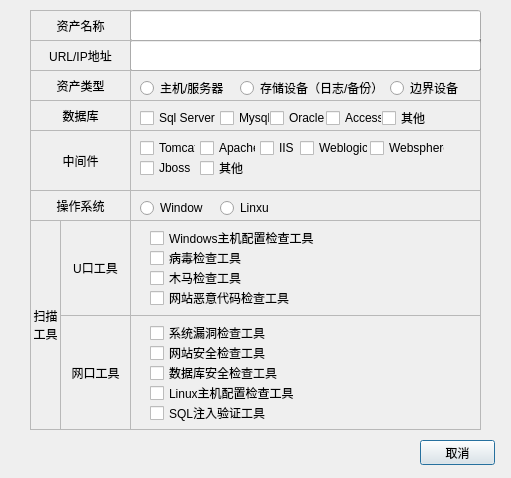
<?xml version="1.0" encoding="UTF-8"?>
<ui version="4.0">
 <class>addHostDialog</class>
 <widget class="QDialog" name="addHostDialog">
  <property name="geometry">
   <rect>
    <x>0</x>
    <y>0</y>
    <width>511</width>
    <height>478</height>
   </rect>
  </property>
  <property name="windowTitle">
   <string>Dialog</string>
  </property>
  <widget class="QLabel" name="label">
   <property name="geometry">
    <rect>
     <x>30</x>
     <y>10</y>
     <width>101</width>
     <height>31</height>
    </rect>
   </property>
   <property name="styleSheet">
    <string notr="true">font: 11pt &quot;Arial&quot;;</string>
   </property>
   <property name="frameShape">
    <enum>QFrame::StyledPanel</enum>
   </property>
   <property name="frameShadow">
    <enum>QFrame::Sunken</enum>
   </property>
   <property name="text">
    <string>资产名称</string>
   </property>
   <property name="alignment">
    <set>Qt::AlignCenter</set>
   </property>
  </widget>
  <widget class="QLabel" name="label_2">
   <property name="geometry">
    <rect>
     <x>30</x>
     <y>40</y>
     <width>101</width>
     <height>31</height>
    </rect>
   </property>
   <property name="styleSheet">
    <string notr="true">font: 11pt &quot;Arial&quot;;</string>
   </property>
   <property name="frameShape">
    <enum>QFrame::StyledPanel</enum>
   </property>
   <property name="frameShadow">
    <enum>QFrame::Sunken</enum>
   </property>
   <property name="text">
    <string>URL/IP地址</string>
   </property>
   <property name="alignment">
    <set>Qt::AlignCenter</set>
   </property>
  </widget>
  <widget class="QLabel" name="label_3">
   <property name="geometry">
    <rect>
     <x>30</x>
     <y>70</y>
     <width>101</width>
     <height>31</height>
    </rect>
   </property>
   <property name="styleSheet">
    <string notr="true">font: 11pt &quot;Arial&quot;;</string>
   </property>
   <property name="frameShape">
    <enum>QFrame::StyledPanel</enum>
   </property>
   <property name="frameShadow">
    <enum>QFrame::Sunken</enum>
   </property>
   <property name="text">
    <string>资产类型</string>
   </property>
   <property name="alignment">
    <set>Qt::AlignCenter</set>
   </property>
  </widget>
  <widget class="QLabel" name="label_4">
   <property name="geometry">
    <rect>
     <x>30</x>
     <y>190</y>
     <width>101</width>
     <height>31</height>
    </rect>
   </property>
   <property name="styleSheet">
    <string notr="true">font: 11pt &quot;Arial&quot;;</string>
   </property>
   <property name="frameShape">
    <enum>QFrame::StyledPanel</enum>
   </property>
   <property name="frameShadow">
    <enum>QFrame::Sunken</enum>
   </property>
   <property name="text">
    <string>操作系统</string>
   </property>
   <property name="alignment">
    <set>Qt::AlignCenter</set>
   </property>
  </widget>
  <widget class="QLabel" name="label_5">
   <property name="geometry">
    <rect>
     <x>30</x>
     <y>220</y>
     <width>31</width>
     <height>210</height>
    </rect>
   </property>
   <property name="styleSheet">
    <string notr="true">font: 11pt &quot;Arial&quot;;</string>
   </property>
   <property name="frameShape">
    <enum>QFrame::StyledPanel</enum>
   </property>
   <property name="frameShadow">
    <enum>QFrame::Sunken</enum>
   </property>
   <property name="text">
    <string>扫描工具</string>
   </property>
   <property name="alignment">
    <set>Qt::AlignCenter</set>
   </property>
   <property name="wordWrap">
    <bool>true</bool>
   </property>
  </widget>
  <widget class="QLabel" name="label_6">
   <property name="geometry">
    <rect>
     <x>30</x>
     <y>100</y>
     <width>101</width>
     <height>31</height>
    </rect>
   </property>
   <property name="styleSheet">
    <string notr="true">font: 11pt &quot;Arial&quot;;</string>
   </property>
   <property name="frameShape">
    <enum>QFrame::StyledPanel</enum>
   </property>
   <property name="frameShadow">
    <enum>QFrame::Sunken</enum>
   </property>
   <property name="text">
    <string>数据库</string>
   </property>
   <property name="alignment">
    <set>Qt::AlignCenter</set>
   </property>
  </widget>
  <widget class="QLabel" name="label_7">
   <property name="geometry">
    <rect>
     <x>30</x>
     <y>130</y>
     <width>101</width>
     <height>61</height>
    </rect>
   </property>
   <property name="styleSheet">
    <string notr="true">font: 11pt &quot;Arial&quot;;</string>
   </property>
   <property name="frameShape">
    <enum>QFrame::StyledPanel</enum>
   </property>
   <property name="frameShadow">
    <enum>QFrame::Sunken</enum>
   </property>
   <property name="text">
    <string>中间件</string>
   </property>
   <property name="alignment">
    <set>Qt::AlignCenter</set>
   </property>
  </widget>
  <widget class="QLineEdit" name="nameLineEdit">
   <property name="geometry">
    <rect>
     <x>130</x>
     <y>10</y>
     <width>351</width>
     <height>31</height>
    </rect>
   </property>
  </widget>
  <widget class="QLabel" name="label_8">
   <property name="geometry">
    <rect>
     <x>130</x>
     <y>70</y>
     <width>351</width>
     <height>31</height>
    </rect>
   </property>
   <property name="styleSheet">
    <string notr="true">font: 11pt &quot;Agency FB&quot;;</string>
   </property>
   <property name="frameShape">
    <enum>QFrame::StyledPanel</enum>
   </property>
   <property name="frameShadow">
    <enum>QFrame::Sunken</enum>
   </property>
   <property name="text">
    <string/>
   </property>
   <property name="alignment">
    <set>Qt::AlignCenter</set>
   </property>
  </widget>
  <widget class="QLabel" name="label_9">
   <property name="geometry">
    <rect>
     <x>130</x>
     <y>100</y>
     <width>351</width>
     <height>31</height>
    </rect>
   </property>
   <property name="styleSheet">
    <string notr="true">font: 11pt &quot;Agency FB&quot;;</string>
   </property>
   <property name="frameShape">
    <enum>QFrame::StyledPanel</enum>
   </property>
   <property name="frameShadow">
    <enum>QFrame::Sunken</enum>
   </property>
   <property name="text">
    <string/>
   </property>
   <property name="alignment">
    <set>Qt::AlignCenter</set>
   </property>
  </widget>
  <widget class="QLabel" name="label_10">
   <property name="geometry">
    <rect>
     <x>130</x>
     <y>130</y>
     <width>351</width>
     <height>61</height>
    </rect>
   </property>
   <property name="styleSheet">
    <string notr="true">font: 11pt &quot;Agency FB&quot;;</string>
   </property>
   <property name="frameShape">
    <enum>QFrame::StyledPanel</enum>
   </property>
   <property name="frameShadow">
    <enum>QFrame::Sunken</enum>
   </property>
   <property name="text">
    <string/>
   </property>
   <property name="alignment">
    <set>Qt::AlignCenter</set>
   </property>
  </widget>
  <widget class="QLabel" name="label_11">
   <property name="geometry">
    <rect>
     <x>130</x>
     <y>190</y>
     <width>351</width>
     <height>31</height>
    </rect>
   </property>
   <property name="styleSheet">
    <string notr="true">font: 11pt &quot;Agency FB&quot;;</string>
   </property>
   <property name="frameShape">
    <enum>QFrame::StyledPanel</enum>
   </property>
   <property name="frameShadow">
    <enum>QFrame::Sunken</enum>
   </property>
   <property name="text">
    <string/>
   </property>
   <property name="alignment">
    <set>Qt::AlignCenter</set>
   </property>
  </widget>
  <widget class="QLabel" name="label_12">
   <property name="geometry">
    <rect>
     <x>130</x>
     <y>220</y>
     <width>351</width>
     <height>96</height>
    </rect>
   </property>
   <property name="styleSheet">
    <string notr="true">font: 11pt &quot;Agency FB&quot;;</string>
   </property>
   <property name="frameShape">
    <enum>QFrame::StyledPanel</enum>
   </property>
   <property name="frameShadow">
    <enum>QFrame::Sunken</enum>
   </property>
   <property name="text">
    <string/>
   </property>
   <property name="alignment">
    <set>Qt::AlignCenter</set>
   </property>
  </widget>
  <widget class="QRadioButton" name="kindRadioButton_1">
   <property name="geometry">
    <rect>
     <x>140</x>
     <y>80</y>
     <width>89</width>
     <height>16</height>
    </rect>
   </property>
   <property name="text">
    <string>主机/服务器</string>
   </property>
  </widget>
  <widget class="QRadioButton" name="kindRadioButton_2">
   <property name="geometry">
    <rect>
     <x>240</x>
     <y>80</y>
     <width>141</width>
     <height>16</height>
    </rect>
   </property>
   <property name="text">
    <string>存储设备（日志/备份）</string>
   </property>
  </widget>
  <widget class="QRadioButton" name="kindRadioButton_3">
   <property name="geometry">
    <rect>
     <x>390</x>
     <y>80</y>
     <width>71</width>
     <height>16</height>
    </rect>
   </property>
   <property name="text">
    <string>边界设备</string>
   </property>
  </widget>
  <widget class="QCheckBox" name="dateCheckBox_1">
   <property name="geometry">
    <rect>
     <x>140</x>
     <y>110</y>
     <width>79</width>
     <height>16</height>
    </rect>
   </property>
   <property name="text">
    <string>Sql Server</string>
   </property>
  </widget>
  <widget class="QCheckBox" name="dateCheckBox_2">
   <property name="geometry">
    <rect>
     <x>220</x>
     <y>110</y>
     <width>50</width>
     <height>16</height>
    </rect>
   </property>
   <property name="text">
    <string>Mysql</string>
   </property>
  </widget>
  <widget class="QCheckBox" name="dateCheckBox_3">
   <property name="geometry">
    <rect>
     <x>270</x>
     <y>110</y>
     <width>55</width>
     <height>16</height>
    </rect>
   </property>
   <property name="text">
    <string>Oracle</string>
   </property>
  </widget>
  <widget class="QCheckBox" name="dateCheckBox_4">
   <property name="geometry">
    <rect>
     <x>326</x>
     <y>110</y>
     <width>56</width>
     <height>16</height>
    </rect>
   </property>
   <property name="text">
    <string>Access</string>
   </property>
  </widget>
  <widget class="QCheckBox" name="dateCheckBox_5">
   <property name="geometry">
    <rect>
     <x>382</x>
     <y>110</y>
     <width>51</width>
     <height>16</height>
    </rect>
   </property>
   <property name="text">
    <string>其他</string>
   </property>
  </widget>
  <widget class="QCheckBox" name="middleCheckBox_1">
   <property name="geometry">
    <rect>
     <x>140</x>
     <y>140</y>
     <width>56</width>
     <height>16</height>
    </rect>
   </property>
   <property name="text">
    <string>Tomcat</string>
   </property>
  </widget>
  <widget class="QCheckBox" name="middleCheckBox_2">
   <property name="geometry">
    <rect>
     <x>200</x>
     <y>140</y>
     <width>56</width>
     <height>16</height>
    </rect>
   </property>
   <property name="text">
    <string>Apache</string>
   </property>
  </widget>
  <widget class="QCheckBox" name="middleCheckBox_3">
   <property name="geometry">
    <rect>
     <x>260</x>
     <y>140</y>
     <width>38</width>
     <height>16</height>
    </rect>
   </property>
   <property name="text">
    <string>IIS</string>
   </property>
  </widget>
  <widget class="QCheckBox" name="middleCheckBox_4">
   <property name="geometry">
    <rect>
     <x>300</x>
     <y>140</y>
     <width>68</width>
     <height>16</height>
    </rect>
   </property>
   <property name="text">
    <string>Weblogic</string>
   </property>
  </widget>
  <widget class="QCheckBox" name="middleCheckBox_5">
   <property name="geometry">
    <rect>
     <x>370</x>
     <y>140</y>
     <width>75</width>
     <height>16</height>
    </rect>
   </property>
   <property name="text">
    <string>Websphere</string>
   </property>
  </widget>
  <widget class="QCheckBox" name="middleCheckBox_6">
   <property name="geometry">
    <rect>
     <x>140</x>
     <y>160</y>
     <width>51</width>
     <height>16</height>
    </rect>
   </property>
   <property name="text">
    <string>Jboss</string>
   </property>
  </widget>
  <widget class="QCheckBox" name="middleCheckBox_7">
   <property name="geometry">
    <rect>
     <x>200</x>
     <y>160</y>
     <width>51</width>
     <height>16</height>
    </rect>
   </property>
   <property name="text">
    <string>其他</string>
   </property>
  </widget>
  <widget class="QLabel" name="label_13">
   <property name="geometry">
    <rect>
     <x>60</x>
     <y>220</y>
     <width>71</width>
     <height>96</height>
    </rect>
   </property>
   <property name="styleSheet">
    <string notr="true">font: 11pt &quot;Arial&quot;;</string>
   </property>
   <property name="frameShape">
    <enum>QFrame::StyledPanel</enum>
   </property>
   <property name="frameShadow">
    <enum>QFrame::Sunken</enum>
   </property>
   <property name="text">
    <string>U口工具</string>
   </property>
   <property name="alignment">
    <set>Qt::AlignCenter</set>
   </property>
  </widget>
  <widget class="QLabel" name="label_14">
   <property name="geometry">
    <rect>
     <x>60</x>
     <y>315</y>
     <width>71</width>
     <height>115</height>
    </rect>
   </property>
   <property name="styleSheet">
    <string notr="true">font: 11pt &quot;Arial&quot;;</string>
   </property>
   <property name="frameShape">
    <enum>QFrame::StyledPanel</enum>
   </property>
   <property name="frameShadow">
    <enum>QFrame::Sunken</enum>
   </property>
   <property name="text">
    <string>网口工具</string>
   </property>
   <property name="alignment">
    <set>Qt::AlignCenter</set>
   </property>
  </widget>
  <widget class="QLabel" name="label_15">
   <property name="geometry">
    <rect>
     <x>130</x>
     <y>315</y>
     <width>351</width>
     <height>115</height>
    </rect>
   </property>
   <property name="styleSheet">
    <string notr="true">font: 11pt &quot;Agency FB&quot;;</string>
   </property>
   <property name="frameShape">
    <enum>QFrame::StyledPanel</enum>
   </property>
   <property name="frameShadow">
    <enum>QFrame::Sunken</enum>
   </property>
   <property name="text">
    <string/>
   </property>
   <property name="alignment">
    <set>Qt::AlignCenter</set>
   </property>
  </widget>
  <widget class="QRadioButton" name="sysRadioButton_1">
   <property name="geometry">
    <rect>
     <x>140</x>
     <y>200</y>
     <width>63</width>
     <height>16</height>
    </rect>
   </property>
   <property name="text">
    <string>Windows</string>
   </property>
  </widget>
  <widget class="QRadioButton" name="sysRadioButton_2">
   <property name="geometry">
    <rect>
     <x>220</x>
     <y>200</y>
     <width>61</width>
     <height>16</height>
    </rect>
   </property>
   <property name="text">
    <string>Linxu</string>
   </property>
  </widget>
  <widget class="QCheckBox" name="toolCheckBox_1">
   <property name="geometry">
    <rect>
     <x>150</x>
     <y>230</y>
     <width>171</width>
     <height>16</height>
    </rect>
   </property>
   <property name="text">
    <string>Windows主机配置检查工具</string>
   </property>
  </widget>
  <widget class="QCheckBox" name="toolCheckBox_2">
   <property name="geometry">
    <rect>
     <x>150</x>
     <y>250</y>
     <width>111</width>
     <height>16</height>
    </rect>
   </property>
   <property name="text">
    <string>病毒检查工具</string>
   </property>
  </widget>
  <widget class="QCheckBox" name="toolCheckBox_3">
   <property name="geometry">
    <rect>
     <x>150</x>
     <y>270</y>
     <width>101</width>
     <height>16</height>
    </rect>
   </property>
   <property name="text">
    <string>木马检查工具</string>
   </property>
  </widget>
  <widget class="QCheckBox" name="toolCheckBox_4">
   <property name="geometry">
    <rect>
     <x>150</x>
     <y>290</y>
     <width>161</width>
     <height>16</height>
    </rect>
   </property>
   <property name="text">
    <string>网站恶意代码检查工具</string>
   </property>
  </widget>
  <widget class="QCheckBox" name="toolCheckBox_5">
   <property name="geometry">
    <rect>
     <x>150</x>
     <y>325</y>
     <width>151</width>
     <height>16</height>
    </rect>
   </property>
   <property name="text">
    <string>系统漏洞检查工具</string>
   </property>
  </widget>
  <widget class="QCheckBox" name="toolCheckBox_6">
   <property name="geometry">
    <rect>
     <x>150</x>
     <y>345</y>
     <width>151</width>
     <height>16</height>
    </rect>
   </property>
   <property name="text">
    <string>网站安全检查工具</string>
   </property>
  </widget>
  <widget class="QCheckBox" name="toolCheckBox_7">
   <property name="geometry">
    <rect>
     <x>150</x>
     <y>365</y>
     <width>151</width>
     <height>16</height>
    </rect>
   </property>
   <property name="text">
    <string>数据库安全检查工具</string>
   </property>
  </widget>
  <widget class="QCheckBox" name="toolCheckBox_8">
   <property name="geometry">
    <rect>
     <x>150</x>
     <y>385</y>
     <width>171</width>
     <height>16</height>
    </rect>
   </property>
   <property name="text">
    <string>Linux主机配置检查工具</string>
   </property>
  </widget>
  <widget class="QPushButton" name="pushButton_2">
   <property name="geometry">
    <rect>
     <x>420</x>
     <y>440</y>
     <width>75</width>
     <height>25</height>
    </rect>
   </property>
   <property name="styleSheet">
    <string notr="true">font: 8pt &quot;微软雅黑&quot;;</string>
   </property>
   <property name="text">
    <string>取消</string>
   </property>
  </widget>
  <widget class="QCheckBox" name="toolCheckBox_9">
   <property name="geometry">
    <rect>
     <x>150</x>
     <y>405</y>
     <width>171</width>
     <height>16</height>
    </rect>
   </property>
   <property name="text">
    <string>SQL注入验证工具</string>
   </property>
  </widget>
  <widget class="QLabel" name="buttonLabel">
   <property name="geometry">
    <rect>
     <x>340</x>
     <y>440</y>
     <width>75</width>
     <height>25</height>
    </rect>
   </property>
   <property name="text">
    <string/>
   </property>
  </widget>
  <widget class="Line" name="line">
   <property name="geometry">
    <rect>
     <x>479</x>
     <y>39</y>
     <width>3</width>
     <height>31</height>
    </rect>
   </property>
   <property name="styleSheet">
    <string notr="true">color: rgb(122, 122, 122);</string>
   </property>
   <property name="frameShadow">
    <enum>QFrame::Plain</enum>
   </property>
   <property name="orientation">
    <enum>Qt::Vertical</enum>
   </property>
  </widget>
  <widget class="QLineEdit" name="ipLineEdit">
   <property name="geometry">
    <rect>
     <x>130</x>
     <y>40</y>
     <width>351</width>
     <height>31</height>
    </rect>
   </property>
  </widget>
 </widget>
 <resources/>
 <connections>
  <connection>
   <sender>pushButton_2</sender>
   <signal>clicked()</signal>
   <receiver>addHostDialog</receiver>
   <slot>close()</slot>
   <hints>
    <hint type="sourcelabel">
     <x>443</x>
     <y>443</y>
    </hint>
    <hint type="destinationlabel">
     <x>268</x>
     <y>432</y>
    </hint>
   </hints>
  </connection>
 </connections>
</ui>
